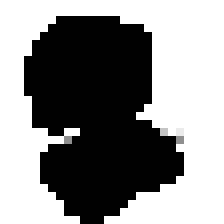
#> input picture digit.png, 28 x 28 px (shown 8 times larger)
$ jupyter execute --allow-errors neural_net.ipynb   (shell and % lines are left out)
#> lines starting #> are read from the running program, lines starting #| are printed output that depends on the picture; long printed decimals are rounded
# HANDWRITTEN NUMBERS RECOGNITION NEURAL NETWORK

[cell 1]
import numpy
import scipy.special #expit() for sigmoid function
import matplotlib.pyplot

input_nodes = 28*28
hidden_nodes = 200
output_nodes = 10
learning_rate = 0.0394

class neuralNetwork:
    def __init__(self, inputnodes, hiddennodes, outputnodes, learningrate):
        self.inodes = inputnodes
        self.hnodes = hiddennodes
        self.onodes = outputnodes

        #More sofisticated way of initialising weights inside wih and who matrices (normal distribution involved)
        self.wih = numpy.random.normal(0.0, pow(self.hnodes, -0.5), (self.hnodes, self.inodes))
        self.who = numpy.random.normal(0.0, pow(self.onodes, -0.5), (self.onodes, self.hnodes))

        self.lr = learningrate
        self.activation_function = lambda x: scipy.special.expit(x)
        pass
    def train(self, inputs_list, targets_list):
        #conver inputs list to 2d array
        inputs = numpy.array(inputs_list, ndmin=2).T
        targets = numpy.array(targets_list, ndmin=2).T

        #calculate sum and weight multiplication of inputs
        hidden_inputs = numpy.dot(self.wih, inputs);

        #calculate the emerging signals from hidden layer
        hidden_outputs = self.activation_function(hidden_inputs)

        #repeating the process for last 2 layers
        final_inputs = numpy.dot(self.who, hidden_outputs)
        final_outputs = self.activation_function(final_inputs)

        #ERROR BACKPROPAGATION
        output_errors = targets - final_outputs
        #hidden_errors = houtput_weights.T * errors_output
        hidden_errors = numpy.dot(self.who.T, output_errors)

        #WEIGHT UPDATE j-k
        self.who += self.lr * numpy.dot((output_errors * final_outputs * (1.0 - final_outputs)), numpy.transpose(hidden_outputs))

        #WEIGHT UPDATE i-j
        self.wih += self.lr * numpy.dot((hidden_errors * hidden_outputs * (1 - hidden_outputs)), numpy.transpose(inputs))
        pass
    def query(self, inputs_list):
        #conver inputs list to 2d array
        inputs = numpy.array(inputs_list, ndmin=2).T

        #calculate sum and weight multiplication of inputs
        hidden_inputs = numpy.dot(self.wih, inputs);

        #calculate the emerging signals from hidden layer
        hidden_outputs = self.activation_function(hidden_inputs)

        #repeating the process for last 2 layers
        final_inputs = numpy.dot(self.who, hidden_outputs)
        final_outputs = self.activation_function(final_inputs)

        return final_outputs
        pass

n = neuralNetwork(input_nodes, hidden_nodes, output_nodes, learning_rate)

# N-NET TRAINING
## 5 epoch | 200 hidden nodes | 0.1 learning rate | 60k examples

#> (a cell that did not finish here is left out)

# N-NET TEST
## 10k tests

#> (a cell that did not finish here is left out)

# OWN HANDWRITING TEST

[cell 4]
import imageio

image_file_name = "digit.png"
img_array = imageio.imread(image_file_name, as_gray=True)
#> img_array is the input picture: shape (28, 28) float32; min 0, max 255, mean 139.1
img_array.flatten()
img_data = 255.0 - img_array.reshape(784)
#> img_data = 784 values, max 255 at index 63, min 0 at index 0, mean 115.9
img_data = (img_data / 255.0 * 0.99) + 0.01
#> img_data = 784 values, max 1 at index 63, min 0.01 at index 0, mean 0.46
inputs = img_data
#> inputs has the same summary as img_data
outputs = n.query(inputs)
#> in query, `inputs = numpy.array(inputs_list, ndmin=2).T`: inputs has the same summary as img_data outside query
#> in query, `hidden_inputs = numpy.dot(self.wih, inputs);`: hidden_inputs = 200 values, max 3.79 at index 182, min -2.87 at index 148, mean 0.138
#> in query, `hidden_inputs = numpy.dot(self.wih, inputs);`:
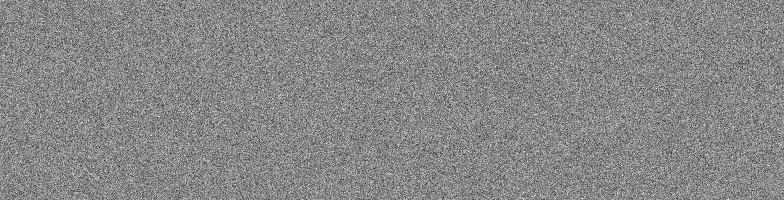
#> self.wih: shape (200, 784) float64; min -0.343, max 0.303, mean 0.00038; drawn with min black and max white
#> in query, `hidden_outputs = self.activation_function(hidden_inputs)`: hidden_outputs = 200 values, max 0.978 at index 182, min 0.0536 at index 148, mean 0.527
#> in query, `final_inputs = numpy.dot(self.who, hidden_outputs)`: final_inputs = [0.524, -1.88, 0.527, -3.99, 4.75, 1.71, -3.22, 3.06, -0.953, 2.33]
#> in query, `final_outputs = self.activation_function(final_inputs)`: final_outputs = [0.628, 0.132, 0.629, 0.0182, 0.991, 0.846, 0.0386, 0.955, 0.278, 0.911]
#> outputs has the same summary as final_outputs in query
label = numpy.argmax(outputs)
#> label = 4

print(outputs)
#| [[0.6282]
#|  [0.132]
#|  [0.6289]
#|  [0.01824]
#|  [0.9914 ]
#|  [0.8463]
#|  [0.03859]
#|  [0.9554]
#|  [0.2782]
#|  [0.9112]]
matplotlib.pyplot.imshow(img_array, cmap="Greys", interpolation="None")
print("Network's answer:",label)
#| Network's answer: 4
